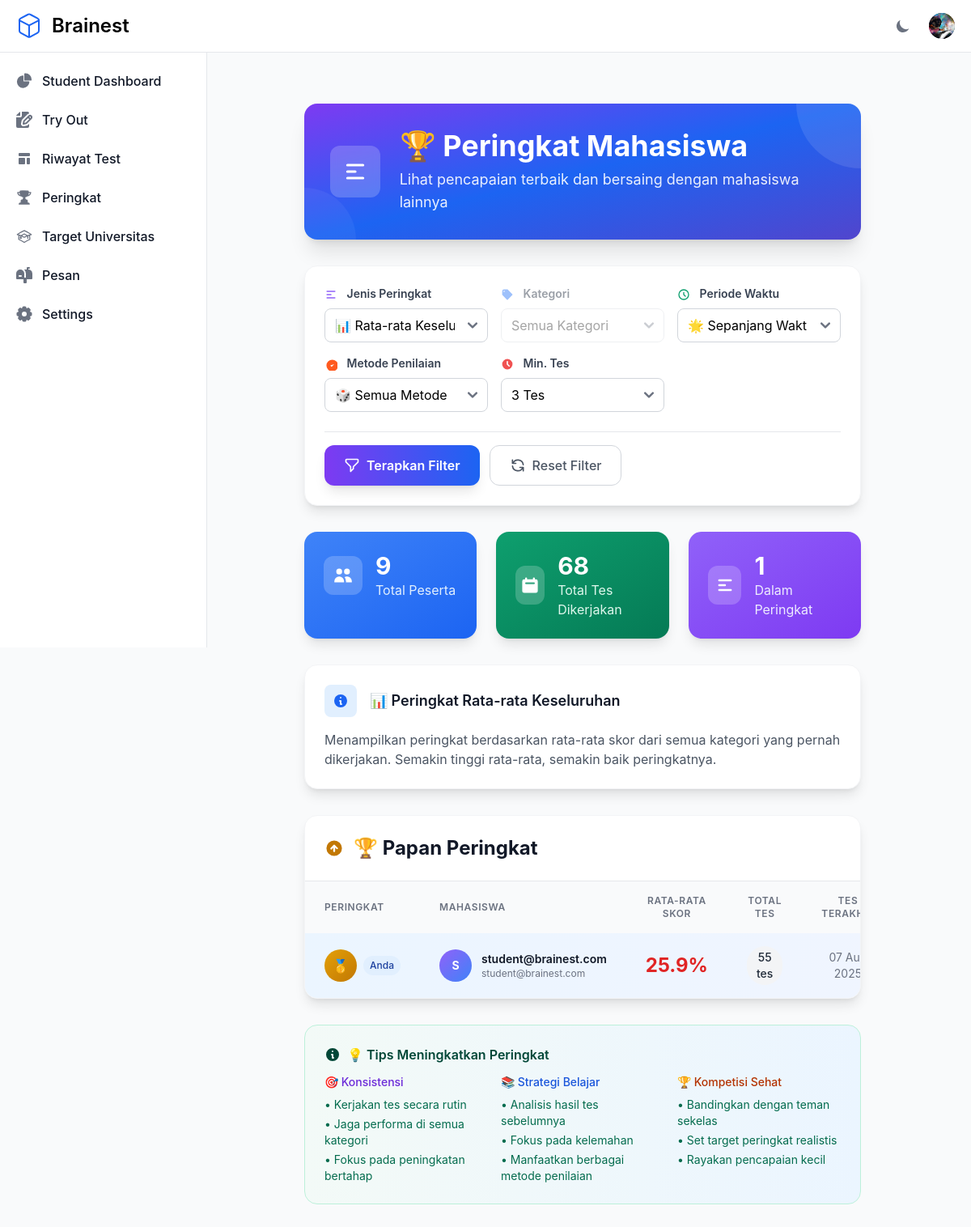
Before: /students/rankings/ (signed in) with the older database file.
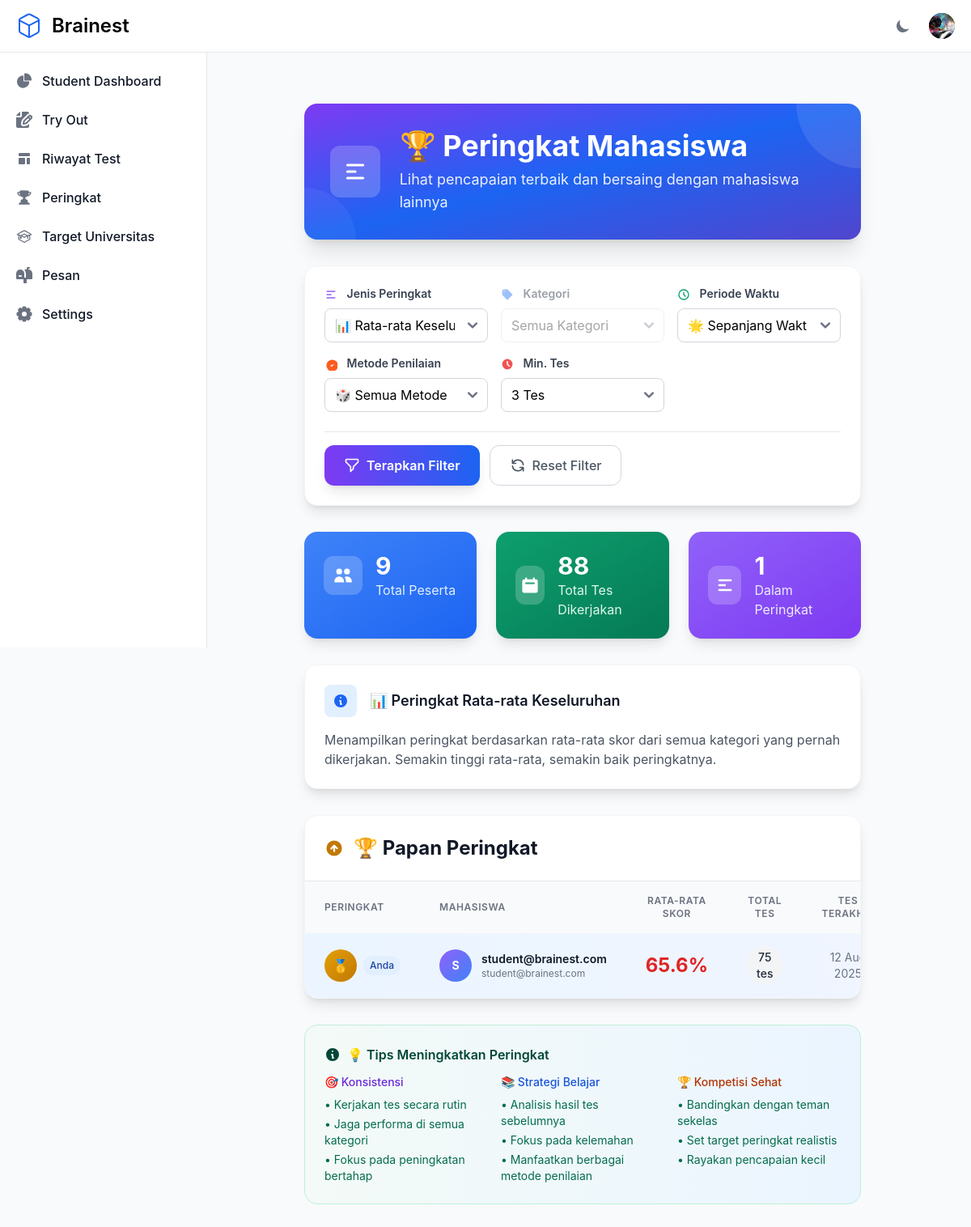
After: the same page with the newer database file.
### otosapp/models.py (models this page shows, shortened)
class User(AbstractUser):
    email = models.EmailField(unique=True)
    USERNAME_FIELD = 'email'
    REQUIRED_FIELDS = ['username']
    role = models.ForeignKey('Role', on_delete=models.SET_NULL, null=True)
    profile_picture = models.ImageField(upload_to='profile_pictures/', null=True, blank=True)
    groups = models.ManyToManyField(
        Group,
        related_name="custom_user_set",  # Add a custom related name here
        blank=True,
        help_text="The groups this user belongs to.",
        verbose_name="groups"
    )
    user_permissions = models.ManyToManyField(
        Permission,
        related_name="custom_user_permissions",  # Add a custom related name here
        blank=True,
        help_text="Specific permissions for this user.",
        verbose_name="user permissions"
    )
    def is_student(self):
        return self.role and self.role.role_name == 'Student'
    def is_admin(self):
        return self.role and self.role.role_name == 'Admin'
    def has_active_subscription(self):
        try:
            subscription = self.subscription
            return subscription.is_active and not subscription.is_expired()
        except UserSubscription.DoesNotExist:
            return False
    def can_access_tryouts(self):
        return self.is_student() and self.has_active_subscription()

### otosapp/views.py (the view, shortened to what this page needs)
# urls.py: path('students/rankings/', views.student_rankings, name='student_rankings'),
@login_required
@active_subscription_required
def student_rankings(request):
    from django.db.models import Avg, Max, Count, Q
    from django.db import models
    ranking_type = request.GET.get('ranking_type', 'overall_average')  # overall_average, category_best, category_average
    category_id = request.GET.get('category_id', '')
    time_period = request.GET.get('time_period', 'all')  # all, week, month, year
    scoring_method = request.GET.get('scoring_method', 'all')  # all, default, custom, utbk
    min_tests = int(request.GET.get('min_tests', 3))  # Minimum number of tests to qualify
    base_tests = Test.objects.filter(is_submitted=True).select_related('student')
    if scoring_method != 'all':
        base_tests = base_tests.filter(categories__scoring_method=scoring_method)
    if category_id and category_id.isdigit():
        base_tests = base_tests.filter(categories__id=int(category_id))
    rankings = []
    if ranking_type == 'overall_average':
        student_stats = base_tests.values('student__id', 'student__username', 'student__email') \
            .annotate(
                avg_score=Avg('score'),
                total_tests=Count('id'),
                max_score=Max('score'),
                latest_test=Max('date_taken')
            ) \
            .filter(total_tests__gte=min_tests) \
            .order_by('-avg_score', '-total_tests')
        for i, stat in enumerate(student_stats[:50], 1):  # Top 50
            rankings.append({
                'rank': i,
                'student_id': stat['student__id'],
                'username': stat['student__username'],
                'email': stat['student__email'],
                'score': round(stat['avg_score'], 1),
                'total_tests': stat['total_tests'],
                'max_score': round(stat['max_score'], 1),
                'latest_test': stat['latest_test'],
                'is_current_user': stat['student__id'] == request.user.id
            })
    current_user_rank = None
    categories = Category.objects.filter(
        id__in=Test.objects.filter(is_submitted=True).values_list('categories__id', flat=True)
    ).distinct().order_by('category_name')
    selected_category = None
    if category_id and category_id.isdigit():
        try:
            selected_category = Category.objects.get(id=int(category_id))
        except Category.DoesNotExist:
            pass
    total_students = User.objects.filter(
        role__role_name='Student',
        tests__is_submitted=True
    ).distinct().count()
    total_tests_taken = base_tests.count()
    context = {
        'rankings': rankings,
        'current_user_rank': current_user_rank,
        'categories': categories,
        'selected_category': selected_category,
        'ranking_type': ranking_type,
        'category_id': category_id,
        'time_period': time_period,
        'scoring_method': scoring_method,
        'min_tests': min_tests,
        'total_students': total_students,
        'total_tests_taken': total_tests_taken,
    }
    return render(request, 'students/rankings/student_rankings.html', context)

### otosapp/context_processors.py (called while the page is built)
def sidebar_context(request):
    context = {}
    if request.user.is_authenticated and (request.user.is_superuser or request.user.is_admin()):
        pending_payments_count = PaymentProof.objects.filter(status='pending').count()
        context['pending_payments_count'] = pending_payments_count
    return context

### otosapp/models.py (called while the page is built)
    def is_expired(self):
        from django.utils import timezone
        return timezone.now() > self.end_date

### otosapp/templates/students/rankings/student_rankings.html (shortened to what the changed rows need)
{% extends 'base.html' %}
{% load static %}
{% block content %}
<div class="max-w-7xl mx-auto px-4 sm:px-6 lg:px-8 py-8">
    <div class="bg-gradient-to-br from-purple-600 via-blue-600 to-indigo-700 rounded-2xl shadow-xl p-8 mb-8 text-white relative overflow-hidden">
        <div class="relative z-10">
            <div class="flex items-center">
                <div>
                    <h1 class="text-4xl font-bold mb-2">🏆 Peringkat Mahasiswa</h1>
                </div>
            </div>
        </div>
    </div>
    <div class="grid grid-cols-1 md:grid-cols-3 gap-6 mb-8">
        <div class="bg-gradient-to-br from-green-500 to-green-600 rounded-2xl p-6 text-white shadow-lg">
            <div class="flex items-center">
                <div>
                    <div class="text-3xl font-bold">{{ total_tests_taken }}</div>
                    <div class="text-green-100">Total Tes Dikerjakan</div>
                </div>
            </div>
        </div>
    </div>
    <div class="bg-white dark:bg-gray-800 rounded-2xl shadow-lg border border-gray-100 dark:border-gray-700 overflow-hidden">
        <div class="p-6 border-b border-gray-200 dark:border-gray-700">
            <h2 class="text-2xl font-bold text-gray-900 dark:text-white flex items-center">
                <svg class="w-6 h-6 mr-3 text-yellow-500" fill="currentColor" viewBox="0 0 20 20">
                    <path fill-rule="evenodd" d="M10 18a8 8 0 100-16 8 8 0 000 16zm3.707-8.293l-3-3a1 1 0 00-1.414 0l-3 3a1 1 0 001.414 1.414L9 9.414V13a1 1 0 102 0V9.414l1.293 1.293a1 1 0 001.414-1.414z" clip-rule="evenodd"></path>
                </svg>
                🏆 Papan Peringkat
            </h2>
        </div>
        {% if rankings %}
        <div class="overflow-x-auto">
            <table class="w-full">
                <thead class="bg-gray-50 dark:bg-gray-700">
                    <tr>
                        <th class="px-6 py-4 text-left text-xs font-semibold text-gray-500 dark:text-gray-400 uppercase tracking-wider">
                            Peringkat
                        </th>
                        <th class="px-6 py-4 text-left text-xs font-semibold text-gray-500 dark:text-gray-400 uppercase tracking-wider">
                            Mahasiswa
                        </th>
                        <th class="px-6 py-4 text-center text-xs font-semibold text-gray-500 dark:text-gray-400 uppercase tracking-wider">
                            {% if ranking_type == 'category_best' %}
                                Skor Tertinggi
                            {% else %}
                                Rata-rata Skor
                            {% endif %}
                        </th>
                        <th class="px-6 py-4 text-center text-xs font-semibold text-gray-500 dark:text-gray-400 uppercase tracking-wider">
                            Total Tes
                        </th>
                        <th class="px-6 py-4 text-center text-xs font-semibold text-gray-500 dark:text-gray-400 uppercase tracking-wider">
                            Tes Terakhir
                        </th>
                    </tr>
                </thead>
                <tbody class="divide-y divide-gray-200 dark:divide-gray-600">
                    {% for ranking in rankings %}
                    <tr class="{% if ranking.is_current_user %}bg-gradient-to-r from-blue-50 to-indigo-50 dark:from-blue-900/20 dark:to-indigo-900/20{% else %}hover:bg-gray-50 dark:hover:bg-gray-700{% endif %} transition-colors duration-200">
                        <td class="px-6 py-4 whitespace-nowrap">
                            <div class="flex items-center">
                                {% if ranking.rank <= 3 %}
                                    <div class="w-10 h-10 rounded-full flex items-center justify-center text-white font-bold
                                        {% if ranking.rank == 1 %}bg-gradient-to-br from-yellow-400 to-yellow-500
                                        {% elif ranking.rank == 2 %}bg-gradient-to-br from-gray-400 to-gray-500
                                        {% elif ranking.rank == 3 %}bg-gradient-to-br from-amber-600 to-amber-700{% endif %}">
                                        {% if ranking.rank == 1 %}🥇
                                        {% elif ranking.rank == 2 %}🥈
                                        {% elif ranking.rank == 3 %}🥉{% endif %}
                                    </div>
                                {% else %}
                                    <div class="w-10 h-10 bg-gray-100 dark:bg-gray-600 rounded-full flex items-center justify-center">
                                        <span class="text-lg font-bold text-gray-700 dark:text-gray-300">#{{ ranking.rank }}</span>
                                    </div>
                                {% endif %}
                                {% if ranking.is_current_user %}
                                    <span class="ml-2 px-2 py-1 bg-blue-100 dark:bg-blue-900 text-blue-800 dark:text-blue-200 text-xs rounded-full font-medium">
                                        Anda
                                    </span>
                                {% endif %}
                            </div>
                        </td>
                        <td class="px-6 py-4">
                            <div class="flex items-center">
                                <div class="w-10 h-10 bg-gradient-to-br from-purple-500 to-blue-500 rounded-full flex items-center justify-center mr-3">
                                    <span class="text-white font-bold text-sm">
                                        {{ ranking.username|first|upper }}
                                    </span>
                                </div>
                                <div>
                                    <div class="text-sm font-semibold text-gray-900 dark:text-white">
                                        {{ ranking.username }}
                                    </div>
                                    <div class="text-xs text-gray-500 dark:text-gray-400">
                                        {{ ranking.email }}
                                    </div>
                                </div>
                            </div>
                        </td>
                        <td class="px-6 py-4 text-center">
                            <div class="text-2xl font-bold {% if ranking.score >= 90 %}text-green-600 dark:text-green-400{% elif ranking.score >= 80 %}text-blue-600 dark:text-blue-400{% elif ranking.score >= 70 %}text-yellow-600 dark:text-yellow-400{% else %}text-red-600 dark:text-red-400{% endif %}">
                                {{ ranking.score }}%
                            </div>
                        </td>
                        <td class="px-6 py-4 text-center">
                            <span class="inline-flex items-center px-3 py-1 rounded-full text-sm font-medium bg-gray-100 dark:bg-gray-700 text-gray-800 dark:text-gray-200">
                                {{ ranking.total_tests }} tes
                            </span>
                        </td>
                        <td class="px-6 py-4 text-center">
                            <div class="text-sm text-gray-500 dark:text-gray-400">
                                {{ ranking.latest_test|date:"d M Y" }}
                            </div>
                        </td>
                    </tr>
                    {% endfor %}
                </tbody>
            </table>
        </div>
        {% endif %}
    </div>
</div>
{% endblock %}

### otosapp/templates/base.html (shortened to what this page needs)
{% load static %}
<!DOCTYPE html>
<html lang="en">
<head>
    <link rel="stylesheet" href="{% static 'src/output.css' %}">
</head>
<body class="min-h-screen bg-gray-50 dark:bg-gray-900">
    <nav class="fixed top-0 z-50 w-full bg-white border-b border-gray-200 dark:bg-gray-800 dark:border-gray-700">
        <div class="px-3 py-3 lg:px-5 lg:pl-3">
          <div class="flex items-center justify-between">
            <div class="flex items-center justify-start rtl:justify-end">
              <a href="{% url 'home' %}" class="flex ms-2 md:me-24 items-center">
                <span class="self-center text-xl font-semibold sm:text-2xl whitespace-nowrap dark:text-white">Brainest</span>
              </a>
            </div>
            <div class="flex items-center">
               <button id="theme-toggle" type="button" class="text-gray-500 dark:text-gray-400 hover:bg-gray-100 dark:hover:bg-gray-700 focus:outline-none focus:ring-4 focus:ring-gray-200 dark:focus:ring-gray-700 rounded-lg text-sm p-2.5">
                  <svg id="theme-toggle-dark-icon" class="hidden w-5 h-5" fill="currentColor" viewBox="0 0 20 20" xmlns="http://www.w3.org/2000/svg"><path d="M17.293 13.293A8 8 0 016.707 2.707a8.001 8.001 0 1010.586 10.586z"></path></svg>
              </button>
               {% if user.is_authenticated %}
                <div class="flex items-center ms-3">
                  <div class="relative">
                    <button type="button" class="flex text-sm bg-gray-800 rounded-full focus:ring-4 focus:ring-gray-300 dark:focus:ring-gray-600" aria-expanded="false" data-dropdown-toggle="dropdown-user">
                      {% if user.profile_picture %}
                        <img class="w-8 h-8 rounded-full object-cover" src="{{ user.profile_picture.url }}" alt="user photo">
                      {% endif %}
                    </button>
                  </div>
                </div>
                {% endif %}
              </div>
          </div>
        </div>
      </nav>
    {% if user.is_authenticated and request.path != '/otosapp/login/' and request.path != '/otosapp/register/' %}
    {% include 'sidebar.html' %}
    {% endif %}
    <div class="flex pt-16" >
        <main class="{% if user.is_authenticated and request.path != '/otosapp/login/' and request.path != '/otosapp/register/' %}sm:pl-64{% endif %} flex-grow container mx-auto px-4 py-8">
            {% block content %}{% endblock %}
        </main>
    </div>
</body>
</html>

Changed rows visible on the page:
changed User: score "25.9" → "65.6"; total_tests "55" → "75"; latest_test "07…" → "12…"
Other visible differences:
{{ total_tests_taken }}: "68" → "88"
